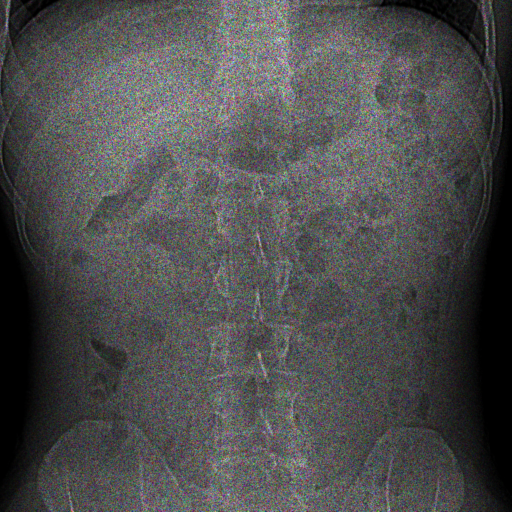
#> input picture images/1024x1024.png, 1024 x 1024 px, found by its file name (shown at 1/2 size); its folder holds only this picture in this run
$ python resizeImages.py
#> lines starting #> are read from the running program, lines starting #| are printed output that depends on the picture
import cv2 as cv
import os


def main():
    numResizes = 5
    extension = ".png"
    outDir = "./out/"
    inDir = "./images/"

    os.makedirs(outDir, exist_ok =True)

    for file in os.listdir(inDir):
        filename = file.partition(".")[0]
        photo = cv.imread(inDir + file)
#> photo is the input picture: shape (1024, 1024, 3); mean B, G, R 77.6, 77.6, 77.7
        photo = cv.cvtColor(photo, cv.COLOR_BGR2GRAY)
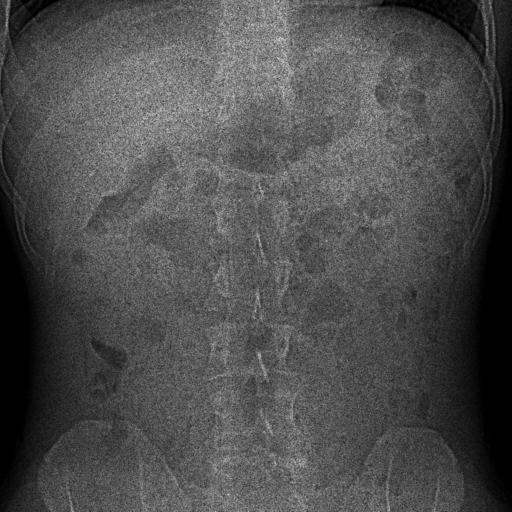
#> photo: shape (1024, 1024) (shown at 1/2 size); min 0, max 240, mean 77.6

        for i in range(numResizes):
            rows, cols = photo.shape

            newFilename = outDir + filename + "_" + str(cols) + "x" + str(rows) + extension
            cv.imshow(newFilename, photo)
            cv.imwrite(newFilename, photo)

            newSize = (cols // 2, rows // 2,)
            photo = cv.resize(photo, newSize, interpolation = cv.INTER_AREA)
#> this loop made 5 passes
#> pass 1, in main, `photo = cv.resize(photo, newSize, interpolation = cv.INTER_AREA)`:
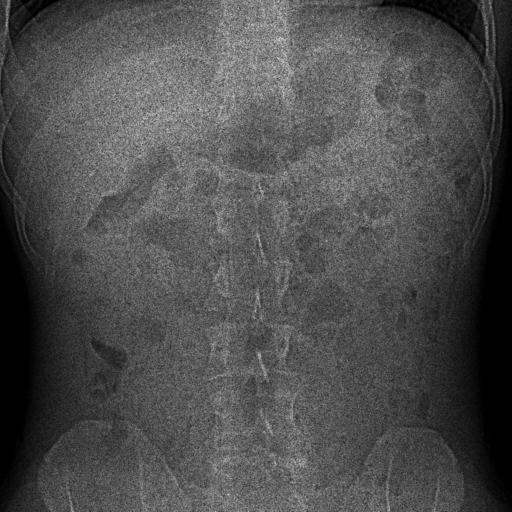
#> photo: shape (512, 512); min 0, max 206, mean 77.8
#> after the loop:
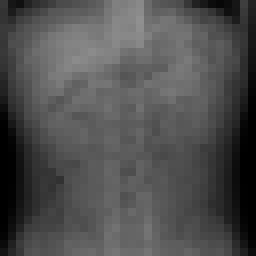
#> photo: shape (32, 32) (shown 8 times larger); min 0, max 144, mean 78.3

    cv.waitKey()


if __name__ == "__main__":
    main()
